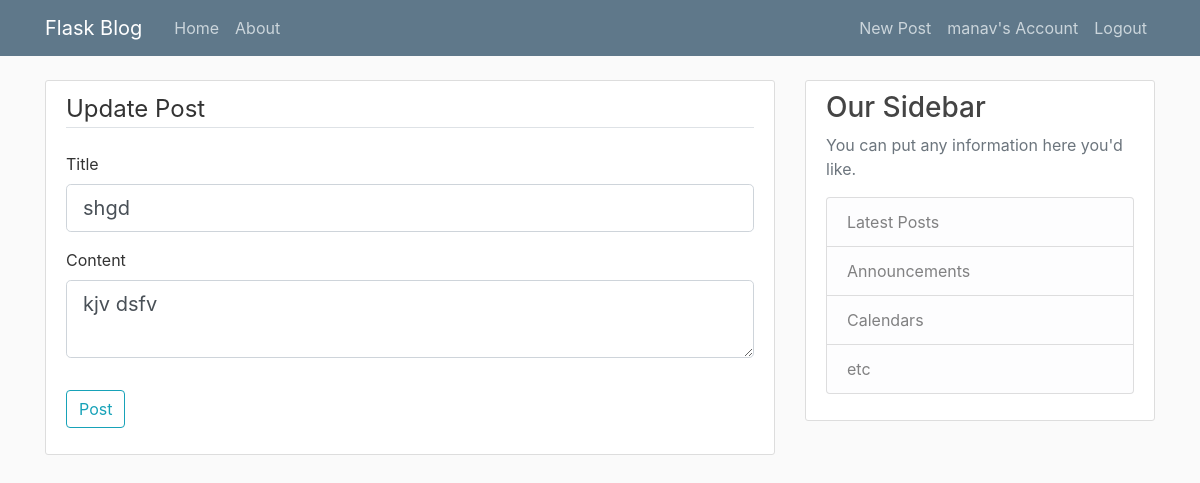
Screenshot of /post/1/update (signed in) with the database file from the repository.
### flaskblog/models.py (models this page shows, shortened)
class User(db.Model, UserMixin):
    id = db.Column(db.Integer, primary_key=True)
    username = db.Column(db.String(20), unique=True, nullable=False)
    email = db.Column(db.String(120), unique=True, nullable=False)
    img_file = db.Column(db.String(20), nullable=False, default="default.jpg")
    password = db.Column(db.String(60), nullable=False)
    posts = db.relationship("Post", backref="author", lazy=True)  # lazy=True

class Post(db.Model):
    id = db.Column(db.Integer, primary_key=True)
    title = db.Column(db.String(100), nullable=False)
    date_posted = db.Column(db.DateTime, nullable=False, default=datetime.utcnow)
    content = db.Column(db.Text, nullable=False)
    user_id = db.Column(db.Integer, db.ForeignKey("user.id"), nullable=False)

### flaskblog/posts/routes.py (the view)
@posts.route("/post/<int:post_id>/update", methods=["GET", "POST"])
@login_required
def update_post(post_id):
    post = Post.query.get_or_404(post_id)
    if post.author != current_user:
        abort(403)
    form = PostForm()  # create new form obj
    if form.validate_on_submit():
        post.title = form.title.data
        post.content = form.content.data
        db.session.commit()
        flash("Post Updated Successfully", "success")
        return redirect(url_for("posts.post", post_id=post.id))
    elif request.method == "GET":  # populate with existing info
        form.title.data = post.title
        form.content.data = post.content
    return render_template(
        "create_post.html", title="Update Post", form=form, legend="Update Post"
    )

### flaskblog/posts/forms.py
class PostForm(FlaskForm):
    title = StringField("Title", validators=[DataRequired()])
    content = TextAreaField("Content", validators=[DataRequired()])
    submit = SubmitField("Post")

### flaskblog/models.py (called while the page is built)
@login_manager.user_loader
def load_user(user_id):
    return User.query.get(int(user_id))

### flaskblog/templates/create_post.html (shortened to what this page needs)
{% extends "layout.html" %}
{% block content %}
<div class="content-section">
    <form method="POST" action="">
        <fieldset class="form-group">
            <legend class="border-bottom mb-4">{{ legend }}</legend>
            <div class="form-group">
                {{ form.title.label(class="form-control-label") }}
                {% if form.title.errors %}
                {{ form.title(class="form-control form-control-lg is-invalid") }}
                <div class="invalid-feedback">
                    {% for error in form.title.errors %}
                    <span>{{ error }}</span>
                    {% endfor %}
                </div>
                {% else %}
                {{ form.title(class="form-control form-control-lg") }}
                {% endif %}
            </div>
            <div class="form-group">
                {{ form.content.label(class="form-control-label") }}
                {% if form.content.errors %}
                {{ form.content(class="form-control form-control-lg is-invalid") }}
                <div class="invalid-feedback">
                    {% for error in form.content.errors %}
                    <span>{{ error }}</span>
                    {% endfor %}
                </div>
                {% else %}
                {{ form.content(class="form-control form-control-lg") }}
                {% endif %}
            </div>
        </fieldset>
        <div class="form-group">
            {{ form.submit(class="btn btn-outline-info") }}
        </div>
    </form>
</div>
{% endblock content %}

### flaskblog/templates/layout.html (shortened to what this page needs)
<!DOCTYPE html>
<html>
<head>
  <link rel="stylesheet" href="https://maxcdn.bootstrapcdn.com/bootstrap/4.0.0/css/bootstrap.min.css"
>
  <link rel="stylesheet" type="text/css" href="{{ url_for('static', filename='main.css') }}">
</head>
<body>
  <header class="site-header">
    <nav class="navbar navbar-expand-md navbar-dark bg-steel fixed-top">
      <div class="container">
        <a class="navbar-brand mr-4" href="/">Flask Blog</a>
        <div class="collapse navbar-collapse" id="navbarToggle">
          <div class="navbar-nav mr-auto">
            <a class="nav-item nav-link" href="{{ url_for('main.home') }}">Home</a>
            <a class="nav-item nav-link" href="{{ url_for('main.about') }}">About</a>
          </div>
          <div class="navbar-nav">
            {% if current_user.is_authenticated %}
            <a class="nav-item nav-link" href="{{ url_for('posts.new_post') }}">New Post</a>
            <a class="nav-item nav-link" href="{{ url_for('users.account') }}">{{ current_user.username }}'s Account</a>
            <a class="nav-item nav-link" href="{{ url_for('users.logout') }}">Logout</a>
            {% else %}
            <a class="nav-item nav-link" href="{{ url_for('users.login') }}">Login</a>
            <a class="nav-item nav-link" href="{{ url_for('users.register') }}">Register</a>
            {% endif %}
          </div>
        </div>
      </div>
    </nav>
  </header>
  <main role="main" class="container">
    <div class="row">
      <div class="col-md-8">
        {% block content %}{% endblock %}
      </div>
      <div class="col-md-4">
        <div class="content-section">
          <h3>Our Sidebar</h3>
          <p class='text-muted'>You can put any information here you'd like.
          <ul class="list-group">
            <li class="list-group-item list-group-item-light">Latest Posts</li>
            <li class="list-group-item list-group-item-light">Announcements</li>
            <li class="list-group-item list-group-item-light">Calendars</li>
            <li class="list-group-item list-group-item-light">etc</li>
          </ul>
          </p>
        </div>
      </div>
    </div>
  </main>
</body>
</html>

### flaskblog/static/main.css (style rules this page uses)
body { background: #fafafa; color: #333333; margin-top: 5rem; }
h1, h2, h3, h4, h5, h6 { color: #444444; }
.bg-steel { background-color: #5f788a; }
.site-header .navbar-nav .nav-link { color: #cbd5db; }
.content-section { background: #ffffff; padding: 10px 20px; border: 1px solid #dddddd; border-radius: 3px; margin-bottom: 20px; }

### rows the page displays
User: username "manav"
Post: title "shgd", content "kjv dsfv"

### other values shown
{{ legend }} "Update Post"
